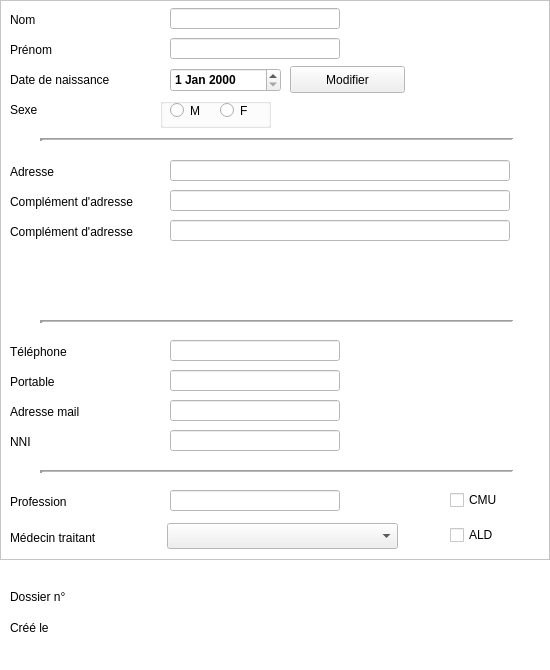
<?xml version="1.0" encoding="UTF-8"?>
<ui version="4.0">
 <class>dlg_identificationpatient</class>
 <widget class="QDialog" name="dlg_identificationpatient">
  <property name="windowModality">
   <enum>Qt::ApplicationModal</enum>
  </property>
  <property name="geometry">
   <rect>
    <x>0</x>
    <y>0</y>
    <width>550</width>
    <height>670</height>
   </rect>
  </property>
  <property name="sizePolicy">
   <sizepolicy hsizetype="Fixed" vsizetype="Fixed">
    <horstretch>0</horstretch>
    <verstretch>0</verstretch>
   </sizepolicy>
  </property>
  <property name="minimumSize">
   <size>
    <width>550</width>
    <height>670</height>
   </size>
  </property>
  <property name="maximumSize">
   <size>
    <width>550</width>
    <height>1200</height>
   </size>
  </property>
  <property name="palette">
   <palette>
    <active>
     <colorrole role="Base">
      <brush brushstyle="SolidPattern">
       <color alpha="255">
        <red>255</red>
        <green>255</green>
        <blue>255</blue>
       </color>
      </brush>
     </colorrole>
     <colorrole role="Window">
      <brush brushstyle="SolidPattern">
       <color alpha="255">
        <red>255</red>
        <green>255</green>
        <blue>255</blue>
       </color>
      </brush>
     </colorrole>
    </active>
    <inactive>
     <colorrole role="Base">
      <brush brushstyle="SolidPattern">
       <color alpha="255">
        <red>255</red>
        <green>255</green>
        <blue>255</blue>
       </color>
      </brush>
     </colorrole>
     <colorrole role="Window">
      <brush brushstyle="SolidPattern">
       <color alpha="255">
        <red>255</red>
        <green>255</green>
        <blue>255</blue>
       </color>
      </brush>
     </colorrole>
    </inactive>
    <disabled>
     <colorrole role="Base">
      <brush brushstyle="SolidPattern">
       <color alpha="255">
        <red>255</red>
        <green>255</green>
        <blue>255</blue>
       </color>
      </brush>
     </colorrole>
     <colorrole role="Window">
      <brush brushstyle="SolidPattern">
       <color alpha="255">
        <red>255</red>
        <green>255</green>
        <blue>255</blue>
       </color>
      </brush>
     </colorrole>
    </disabled>
   </palette>
  </property>
  <property name="focusPolicy">
   <enum>Qt::NoFocus</enum>
  </property>
  <property name="contextMenuPolicy">
   <enum>Qt::PreventContextMenu</enum>
  </property>
  <property name="windowTitle">
   <string>Identification patient</string>
  </property>
  <widget class="QFrame" name="Principalframe">
   <property name="geometry">
    <rect>
     <x>0</x>
     <y>0</y>
     <width>550</width>
     <height>560</height>
    </rect>
   </property>
   <property name="minimumSize">
    <size>
     <width>0</width>
     <height>560</height>
    </size>
   </property>
   <property name="frameShape">
    <enum>QFrame::StyledPanel</enum>
   </property>
   <property name="frameShadow">
    <enum>QFrame::Raised</enum>
   </property>
   <widget class="QLineEdit" name="NNIlineEdit">
    <property name="geometry">
     <rect>
      <x>170</x>
      <y>430</y>
      <width>170</width>
      <height>21</height>
     </rect>
    </property>
    <property name="maxLength">
     <number>15</number>
    </property>
   </widget>
   <widget class="Line" name="line_3">
    <property name="geometry">
     <rect>
      <x>40</x>
      <y>470</y>
      <width>475</width>
      <height>3</height>
     </rect>
    </property>
    <property name="frameShadow">
     <enum>QFrame::Sunken</enum>
    </property>
    <property name="lineWidth">
     <number>3</number>
    </property>
    <property name="midLineWidth">
     <number>1</number>
    </property>
    <property name="orientation">
     <enum>Qt::Horizontal</enum>
    </property>
   </widget>
   <widget class="QLineEdit" name="TellineEdit">
    <property name="geometry">
     <rect>
      <x>170</x>
      <y>340</y>
      <width>170</width>
      <height>21</height>
     </rect>
    </property>
    <property name="maxLength">
     <number>17</number>
    </property>
   </widget>
   <widget class="UpPushButton" name="ModifierDDNupPushButton">
    <property name="geometry">
     <rect>
      <x>290</x>
      <y>66</y>
      <width>115</width>
      <height>27</height>
     </rect>
    </property>
    <property name="focusPolicy">
     <enum>Qt::NoFocus</enum>
    </property>
    <property name="text">
     <string>Modifier</string>
    </property>
   </widget>
   <widget class="Line" name="line_2">
    <property name="geometry">
     <rect>
      <x>40</x>
      <y>320</y>
      <width>475</width>
      <height>3</height>
     </rect>
    </property>
    <property name="frameShadow">
     <enum>QFrame::Sunken</enum>
    </property>
    <property name="lineWidth">
     <number>3</number>
    </property>
    <property name="midLineWidth">
     <number>1</number>
    </property>
    <property name="orientation">
     <enum>Qt::Horizontal</enum>
    </property>
   </widget>
   <widget class="UpLineEdit" name="NomlineEdit">
    <property name="geometry">
     <rect>
      <x>170</x>
      <y>8</y>
      <width>170</width>
      <height>21</height>
     </rect>
    </property>
    <property name="font">
     <font>
      <weight>75</weight>
      <bold>true</bold>
     </font>
    </property>
    <property name="focusPolicy">
     <enum>Qt::StrongFocus</enum>
    </property>
    <property name="contextMenuPolicy">
     <enum>Qt::DefaultContextMenu</enum>
    </property>
    <property name="maxLength">
     <number>45</number>
    </property>
   </widget>
   <widget class="QCheckBox" name="ALDcheckBox">
    <property name="geometry">
     <rect>
      <x>450</x>
      <y>525</y>
      <width>51</width>
      <height>20</height>
     </rect>
    </property>
    <property name="text">
     <string>ALD</string>
    </property>
   </widget>
   <widget class="QLabel" name="NNIlabel">
    <property name="geometry">
     <rect>
      <x>10</x>
      <y>434</y>
      <width>145</width>
      <height>16</height>
     </rect>
    </property>
    <property name="text">
     <string>NNI</string>
    </property>
   </widget>
   <widget class="QLineEdit" name="ProfessionlineEdit">
    <property name="geometry">
     <rect>
      <x>170</x>
      <y>490</y>
      <width>170</width>
      <height>21</height>
     </rect>
    </property>
    <property name="maxLength">
     <number>45</number>
    </property>
   </widget>
   <widget class="QLineEdit" name="MaillineEdit">
    <property name="geometry">
     <rect>
      <x>170</x>
      <y>400</y>
      <width>170</width>
      <height>21</height>
     </rect>
    </property>
    <property name="maxLength">
     <number>45</number>
    </property>
   </widget>
   <widget class="QLabel" name="Prenomlabel">
    <property name="geometry">
     <rect>
      <x>10</x>
      <y>42</y>
      <width>145</width>
      <height>16</height>
     </rect>
    </property>
    <property name="text">
     <string>Prénom</string>
    </property>
   </widget>
   <widget class="QLabel" name="Adresse2label">
    <property name="geometry">
     <rect>
      <x>10</x>
      <y>194</y>
      <width>145</width>
      <height>16</height>
     </rect>
    </property>
    <property name="text">
     <string>Complément d'adresse</string>
    </property>
   </widget>
   <widget class="QLabel" name="Maillabel">
    <property name="geometry">
     <rect>
      <x>10</x>
      <y>404</y>
      <width>145</width>
      <height>16</height>
     </rect>
    </property>
    <property name="text">
     <string>Adresse mail</string>
    </property>
   </widget>
   <widget class="UpLineEdit" name="PrenomlineEdit">
    <property name="geometry">
     <rect>
      <x>170</x>
      <y>38</y>
      <width>170</width>
      <height>21</height>
     </rect>
    </property>
    <property name="font">
     <font>
      <weight>75</weight>
      <bold>true</bold>
     </font>
    </property>
    <property name="focusPolicy">
     <enum>Qt::StrongFocus</enum>
    </property>
    <property name="contextMenuPolicy">
     <enum>Qt::DefaultContextMenu</enum>
    </property>
    <property name="maxLength">
     <number>45</number>
    </property>
   </widget>
   <widget class="QGroupBox" name="SexegroupBox">
    <property name="geometry">
     <rect>
      <x>160</x>
      <y>98</y>
      <width>111</width>
      <height>30</height>
     </rect>
    </property>
    <property name="title">
     <string/>
    </property>
    <property name="flat">
     <bool>true</bool>
    </property>
    <widget class="QRadioButton" name="MradioButton">
     <property name="geometry">
      <rect>
       <x>10</x>
       <y>0</y>
       <width>35</width>
       <height>25</height>
      </rect>
     </property>
     <property name="focusPolicy">
      <enum>Qt::StrongFocus</enum>
     </property>
     <property name="text">
      <string>M</string>
     </property>
     <property name="autoExclusive">
      <bool>true</bool>
     </property>
    </widget>
    <widget class="QRadioButton" name="FradioButton">
     <property name="geometry">
      <rect>
       <x>60</x>
       <y>0</y>
       <width>35</width>
       <height>25</height>
      </rect>
     </property>
     <property name="focusPolicy">
      <enum>Qt::StrongFocus</enum>
     </property>
     <property name="text">
      <string>F</string>
     </property>
     <property name="autoExclusive">
      <bool>true</bool>
     </property>
    </widget>
   </widget>
   <widget class="QLabel" name="Sexelabel">
    <property name="geometry">
     <rect>
      <x>10</x>
      <y>102</y>
      <width>145</width>
      <height>16</height>
     </rect>
    </property>
    <property name="text">
     <string>Sexe</string>
    </property>
   </widget>
   <widget class="QLabel" name="Adresse3label">
    <property name="geometry">
     <rect>
      <x>10</x>
      <y>224</y>
      <width>145</width>
      <height>16</height>
     </rect>
    </property>
    <property name="text">
     <string>Complément d'adresse</string>
    </property>
   </widget>
   <widget class="QLabel" name="DDNlabel">
    <property name="geometry">
     <rect>
      <x>10</x>
      <y>72</y>
      <width>145</width>
      <height>16</height>
     </rect>
    </property>
    <property name="text">
     <string>Date de naissance</string>
    </property>
   </widget>
   <widget class="QLineEdit" name="Adresse1lineEdit">
    <property name="geometry">
     <rect>
      <x>170</x>
      <y>160</y>
      <width>340</width>
      <height>21</height>
     </rect>
    </property>
    <property name="maxLength">
     <number>70</number>
    </property>
    <property name="frame">
     <bool>true</bool>
    </property>
   </widget>
   <widget class="QLabel" name="Tellabel">
    <property name="geometry">
     <rect>
      <x>10</x>
      <y>344</y>
      <width>145</width>
      <height>16</height>
     </rect>
    </property>
    <property name="text">
     <string>Téléphone</string>
    </property>
   </widget>
   <widget class="QLabel" name="Portlabel">
    <property name="geometry">
     <rect>
      <x>10</x>
      <y>374</y>
      <width>145</width>
      <height>16</height>
     </rect>
    </property>
    <property name="text">
     <string>Portable</string>
    </property>
   </widget>
   <widget class="QLineEdit" name="Adresse2lineEdit">
    <property name="geometry">
     <rect>
      <x>170</x>
      <y>190</y>
      <width>340</width>
      <height>21</height>
     </rect>
    </property>
    <property name="maxLength">
     <number>70</number>
    </property>
    <property name="frame">
     <bool>true</bool>
    </property>
   </widget>
   <widget class="QLineEdit" name="Adresse3lineEdit">
    <property name="geometry">
     <rect>
      <x>170</x>
      <y>220</y>
      <width>340</width>
      <height>21</height>
     </rect>
    </property>
    <property name="maxLength">
     <number>70</number>
    </property>
    <property name="frame">
     <bool>true</bool>
    </property>
   </widget>
   <widget class="QLabel" name="Adresse1label">
    <property name="geometry">
     <rect>
      <x>10</x>
      <y>164</y>
      <width>145</width>
      <height>16</height>
     </rect>
    </property>
    <property name="text">
     <string>Adresse</string>
    </property>
   </widget>
   <widget class="QLabel" name="Professionlabel">
    <property name="geometry">
     <rect>
      <x>10</x>
      <y>494</y>
      <width>145</width>
      <height>16</height>
     </rect>
    </property>
    <property name="text">
     <string>Profession</string>
    </property>
   </widget>
   <widget class="Line" name="line">
    <property name="geometry">
     <rect>
      <x>40</x>
      <y>138</y>
      <width>475</width>
      <height>3</height>
     </rect>
    </property>
    <property name="frameShadow">
     <enum>QFrame::Sunken</enum>
    </property>
    <property name="lineWidth">
     <number>3</number>
    </property>
    <property name="midLineWidth">
     <number>1</number>
    </property>
    <property name="orientation">
     <enum>Qt::Horizontal</enum>
    </property>
   </widget>
   <widget class="QLabel" name="Nomlabel">
    <property name="geometry">
     <rect>
      <x>10</x>
      <y>12</y>
      <width>145</width>
      <height>16</height>
     </rect>
    </property>
    <property name="text">
     <string>Nom</string>
    </property>
   </widget>
   <widget class="QLineEdit" name="PortablelineEdit">
    <property name="geometry">
     <rect>
      <x>170</x>
      <y>370</y>
      <width>170</width>
      <height>21</height>
     </rect>
    </property>
    <property name="maxLength">
     <number>17</number>
    </property>
   </widget>
   <widget class="QDateEdit" name="DDNdateEdit">
    <property name="geometry">
     <rect>
      <x>170</x>
      <y>68</y>
      <width>111</width>
      <height>24</height>
     </rect>
    </property>
    <property name="font">
     <font>
      <weight>75</weight>
      <bold>true</bold>
     </font>
    </property>
    <property name="focusPolicy">
     <enum>Qt::StrongFocus</enum>
    </property>
   </widget>
   <widget class="QLabel" name="Medecinlabel">
    <property name="geometry">
     <rect>
      <x>10</x>
      <y>530</y>
      <width>145</width>
      <height>16</height>
     </rect>
    </property>
    <property name="text">
     <string>Médecin traitant</string>
    </property>
   </widget>
   <widget class="UpComboBox" name="MGupComboBox">
    <property name="geometry">
     <rect>
      <x>167</x>
      <y>523</y>
      <width>231</width>
      <height>26</height>
     </rect>
    </property>
    <property name="focusPolicy">
     <enum>Qt::StrongFocus</enum>
    </property>
   </widget>
   <widget class="QCheckBox" name="CMUcheckBox">
    <property name="geometry">
     <rect>
      <x>450</x>
      <y>490</y>
      <width>51</width>
      <height>20</height>
     </rect>
    </property>
    <property name="text">
     <string>CMU</string>
    </property>
   </widget>
  </widget>
  <widget class="QLabel" name="idPatientlabel">
   <property name="geometry">
    <rect>
     <x>10</x>
     <y>589</y>
     <width>121</width>
     <height>16</height>
    </rect>
   </property>
   <property name="text">
    <string>Dossier n°</string>
   </property>
   <property name="textFormat">
    <enum>Qt::AutoText</enum>
   </property>
  </widget>
  <widget class="QLabel" name="Createurlabel">
   <property name="geometry">
    <rect>
     <x>10</x>
     <y>620</y>
     <width>111</width>
     <height>16</height>
    </rect>
   </property>
   <property name="text">
    <string>Créé le</string>
   </property>
  </widget>
 </widget>
 <customwidgets>
  <customwidget>
   <class>UpLineEdit</class>
   <extends>QLineEdit</extends>
   <header>uplineedit.h</header>
  </customwidget>
  <customwidget>
   <class>UpPushButton</class>
   <extends>QPushButton</extends>
   <header>uppushbutton.h</header>
  </customwidget>
  <customwidget>
   <class>UpComboBox</class>
   <extends>QComboBox</extends>
   <header>upcombobox.h</header>
  </customwidget>
 </customwidgets>
 <tabstops>
  <tabstop>NomlineEdit</tabstop>
  <tabstop>PrenomlineEdit</tabstop>
  <tabstop>DDNdateEdit</tabstop>
  <tabstop>MradioButton</tabstop>
  <tabstop>FradioButton</tabstop>
  <tabstop>Adresse1lineEdit</tabstop>
  <tabstop>Adresse2lineEdit</tabstop>
  <tabstop>Adresse3lineEdit</tabstop>
  <tabstop>TellineEdit</tabstop>
  <tabstop>PortablelineEdit</tabstop>
  <tabstop>MaillineEdit</tabstop>
  <tabstop>NNIlineEdit</tabstop>
  <tabstop>ProfessionlineEdit</tabstop>
  <tabstop>MGupComboBox</tabstop>
  <tabstop>ALDcheckBox</tabstop>
 </tabstops>
 <resources/>
 <connections/>
</ui>
